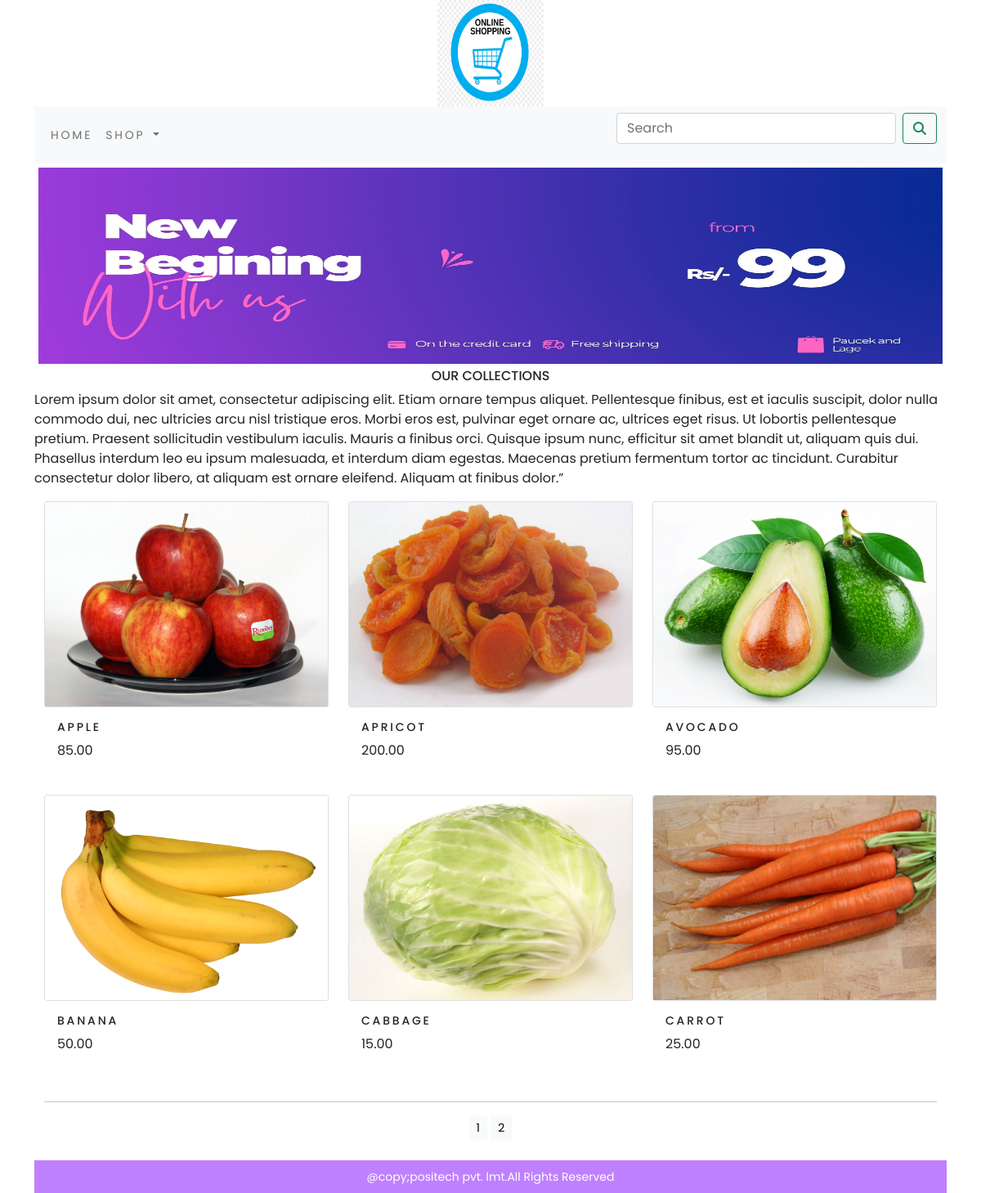
The app's page /shop/ with its own data.
### shop/models.py (models this page shows, shortened)
class product(models.Model):
    name=models.TextField(max_length=250,unique=True)
    slug=models.SlugField(max_length=250,unique=True)
    desc=models.TextField(blank=True)
    price=models.DecimalField(decimal_places=2,max_digits=10)
    category=models.ForeignKey(category,on_delete=models.CASCADE)
    img=models.ImageField(upload_to='products',blank=True)
    stock=models.IntegerField()
    available=models.BooleanField(default=True)
    created=models.DateTimeField(auto_now_add=True)
    updated=models.DateTimeField(auto_now=True)
    class Meta:
        ordering = ('name',)
        verbose_name = 'product'
        verbose_name_plural = 'products'
    def get_url(self):
        return reverse('shop:prod_cat_detail',args=[self.category.slug,self.slug])

### shop/views.py (the view)
# urls.py: path('',views.allproducts,name='allproducts'),
def allproducts(request,c_slug=None):
    c_page=None
    products_list=None
    if c_slug!=None:
        c_page=get_object_or_404(category,slug=c_slug)
        products_list=product.objects.all().filter(category=c_page,available=True)
    else:
        products_list = product.objects.all().filter(available=True)
    paginator=Paginator(products_list,6)
    try:
        page=int(request.GET.get('page','1'))
    except:
        page=1
    try:
        products=paginator.page(page)
    except (EmptyPage,InvalidPage):
        products=paginator.page(paginator.num_pages)
    return render(request,'category.html',{'category':c_page,'products':products})

### cart/context_processors.py (called while the page is built)
def counter(request):
    item_count=0
    if 'admin' in request.path:
        return {}
    else:
        try:
            cart1 = cart.objects.filter(cart_id=_cart_id(request))
            cart_items = cartitem.objects.all().filter(carts=cart1[:1])
            for cart_item in cart_items:
                item_count += cart_item.quantity
        except cart.DoesNotExist:
            item_count=0
    return dict(item_count=item_count)

### cart/views.py (called while the page is built)
def _cart_id(request):
     cart1=request.session.session_key
     if not cart1:
          cart1=request.session.create()
     return cart1

### shop/context_processors.py (called while the page is built)
def menu_links(request):
    links=category.objects.all()
    return dict(links=links)

### shop/models.py (called while the page is built)
    def get_url(self):
        return reverse('shop:product_by_category',args=[self.slug])

### templates/category.html (shortened to what this page needs)
{% extends 'base.html' %}
{% load static %}
{% block content %}
<div>
{% if category %}
<div>
    <div class="row my_row_class">
        <div class="mx_auto">
                <img  class="my_imageC" src="{{category.img.url}}" alt="{{category.name}}" height="400px" width="500px">
        </div>
    </div>
</div>
</div>
<br>
<div>
    <h1 class="text-center my_title">{{category.name}}</h1>
    <p class="text-justify">{{category.desc}}</p>
</div>
{% else %}
<div>
    <img class="my_image my_image_padding" src="{% static 'img/banner.jpg' %}" alt="Our Products" width="100%
" height="300px">
</div>
<div>
    <h1 class="text-center my_title">Our Collections</h1>
    <p class="text-justify">Lorem ipsum dolor sit amet, consectetur adipiscing elit. Etiam ornare tempus aliquet. Pellentesque finibus, est et iaculis suscipit, dolor nulla commodo dui, nec ultricies arcu nisl tristique eros. Morbi eros est, pulvinar eget ornare ac, ultrices eget risus. Ut lobortis pellentesque pretium. Praesent sollicitudin vestibulum iaculis. Mauris a finibus orci. Quisque ipsum nunc, efficitur sit amet blandit ut, aliquam quis dui. Phasellus interdum leo eu ipsum malesuada, et interdum diam egestas. Maecenas pretium fermentum tortor ac tincidunt. Curabitur consectetur dolor libero, at aliquam est ornare eleifend. Aliquam at finibus dolor.”
    </p>
</div>
{% endif  %}
<div class="container">
    <div class="row mx_auto">
        {% for product in products.object_list %}
         <div class ="my_bottom_margin col-9 col-sm-12 col-md-4 col-md-12 col-lg-4">
             <div class="card text-center" style="min-width:18em;">
                <a href="{{product.get_url}}"><img class="card-img-top my_image" src="{{product.img.url}}" alt="{{product.name}}" height="300px" width="300px"></a>
            </div>
            <div class="card-body">
            <h4>{{product.name}}</h4>
            <p>{{product.price}}</p>
            </div>
         </div>
        {% endfor %}
    </div>
    <div class="mx_auto">
        {% if products.paginator.num_pages > 1 %}
        <hr>
        <div class="text-center">
            {% for pg in products.paginator.page_range %}
            <a href="?page={{pg}}" class="btn btn-light btn-sm {% if products.number == pg %} active {% endif %}">{{pg}}</a>
            {% endfor %}
        </div>
        {% endif %}
    </div>
    <br>
</div>
{% endblock %}

### templates/base.html (shortened to what this page needs)
{% load static %}
<html lang="en">
<head>
    <link href="{% static 'css/bootstrap.min.css' %}" rel="stylesheet">
    <link href="{% static 'css/custom12.css' %}" rel="stylesheet">
</head>
<body>
<div class="container">
{% include 'header.html' %}
{% include 'navbar.html' %}
{% block content %}
{% endblock %}
</div>
{% include 'footer.html' %}
</body>
</html>

### templates/header.html
{% load static %}
<header>
    <center>
        <a href="{% url 'shop:allproducts' %}">
        <img src="{% static 'img/logo.jpg' %}" alt="Logo" width="130px" height=130px" style="align:center;">
        </a>
    </center>
</header>

### templates/navbar.html (shortened to what this page needs)
<nav class="navbar navbar-expand-lg navbar-light bg-light">
  <div class="container-fluid">
    <div class="collapse navbar-collapse" id="navbarSupportedContent">
      <ul class="navbar-nav me-auto mb-2 mb-lg-0">
        <li class="nav-item">
          <a class="nav-link" href="{% url 'shop:allproducts' %}">Home</a>
        </li>
        <li class="nav-item dropdown {% if 'shop' in request.path %}active{% endif %}">
          <a class="nav-link dropdown-toggle" href="{% url 'shop:allproducts' %}" id="navbarDropdown" role="button" data-bs-toggle="dropdown" aria-expanded="false">
            Shop
          </a>
        </li>
      </ul>
      <form class="d-flex" role="search" action="{% url 'searchapp:searchresult' %}" method="GET">
        <input class="form-control me-2" type="search" placeholder="Search" aria-label="Search" name="q">
        <button class="btn btn-outline-success" type="submit"><i class="fa fa-search" aria-hidden="true"></i>
</button>
      </form>
    </div>
  </div>
</nav>

### templates/footer.html
<div class="footer navbar-fixed-bottom my_footer">
    <p class="text-center">@copy;positech pvt. lmt.All Rights Reserved</p>
</div>

### static/css/custom12.css (style rules this page uses)
body { font-family: 'Poppins', sans-serif; background-color: white; }
.nav-item { letter-spacing:.2em; font-size:14px; text-transform:uppercase; }
.my_footer { background-color:#bf80ff; height:40px; }
.my_footer p { padding-top:10px; font-size:14px; color:#ffffff; }
.my_image { width:100%; height:250px; }
.my_title { font-size:16px; text-transform:uppercase; letter_spacing:.2em; }
.my_image_padding { padding:5px; }
.my_bottom_margin { margin-bottom:10px; }
.card-body h4 { font-size:14px; text-transform:uppercase; letter-spacing:.2em; }

### records on screen
product: img (picture), name "APPLE", price "85.00"
product: img (picture), name "APRICOT", price "200.00"
product: img (picture), name "AVOCADO", price "95.00"
product: img (picture), name "BANANA", price "50.00"
product: img (picture), name "CABBAGE", price "15.00"
product: img (picture), name "CARROT", price "25.00"

### other values on screen
{{ pg }} "1" "2"
